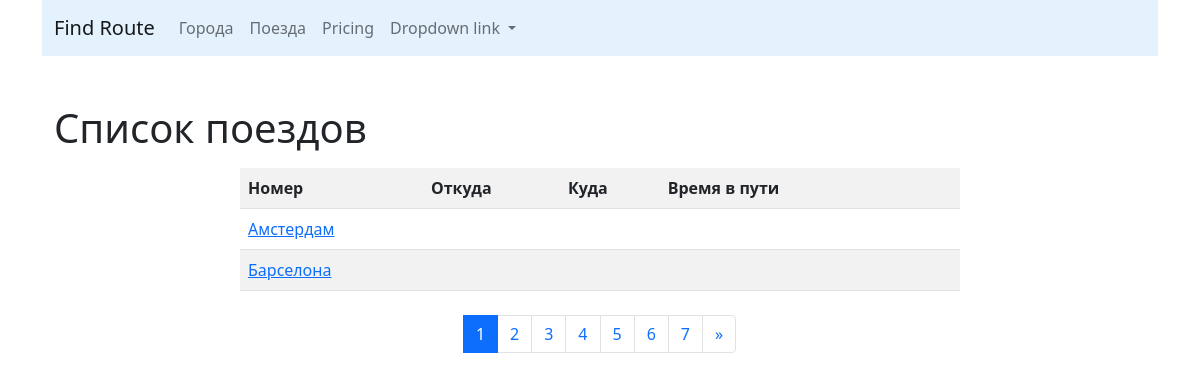
Before: / with the older database file.
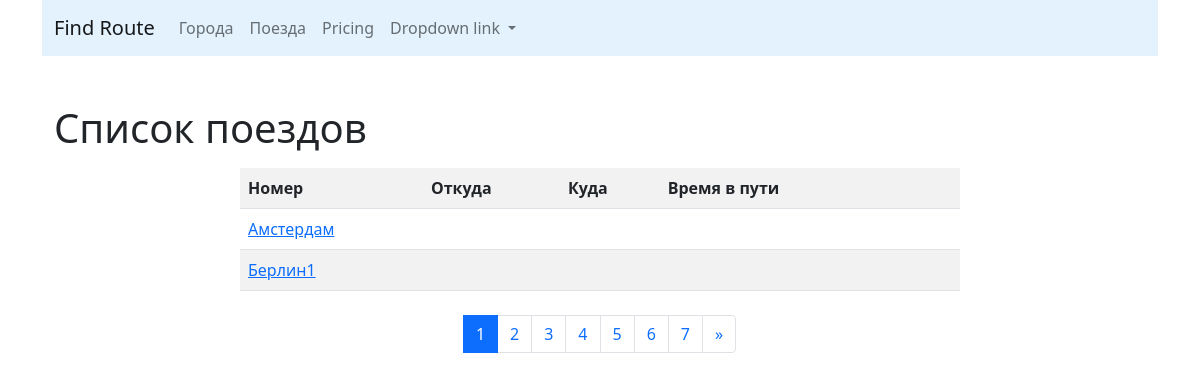
After: the same page with the newer database file.
### cities/models.py (models this page shows, shortened)
class City(models.Model):
    name = models.CharField(max_length=100, unique=True, verbose_name='Город')
    class Meta:
        verbose_name = 'Город'
        verbose_name_plural = 'Города'
        ordering = ['name']

### cities/views.py (the view)
# urls.py: path('', CityListView.as_view(), name='home'),
def home(request, pk=None):
    if request.method == "POST":
        form = CityForm(request.POST)
        if form.is_valid():
            print(form.cleaned_data)
            form.save()
    form = CityForm()
    qs = City.objects.all()
    lst = Paginator(qs, 2)
    page_number = request.GET.get('page')
    page_obj = lst.get_page(page_number)
    context = {'page_obj': page_obj, 'form': form}
    return render(request, 'trains/home.html', context)

### trains/templates/trains/home.html (shortened to what this page needs)
{% extends 'base.html' %}
{% block content %}
<h1>Список поездов</h1>
<div class="row ">
    <div class="col-md-8 mx-auto my-2">
        <table class="table table-striped">
            <tr>
                <th>Номер</th>
                <th>Откуда</th>
                <th>Куда</th>
                <th>Время в пути</th>
                <th>&nbsp;</th>
                <th>&nbsp;</th>
            </tr>
        {% for object in page_obj %}
            <tr>
                <td>
                    <a href="{% url 'trains:detail' pk=object.pk%}">{{object.name}}</a>
                </td>
                <td>{{object.from_city}}</td>
                <td>{{object.to_city}}</td>
                <td>{{object.travel_time}}</td>
                {% if user.is_authenticated%}
                <td>
                    <a href="{% url 'trains:update' pk=object.pk%}">
                        <button type="submit" class="btn btn-primary">Редактировать</button>
                    </a></td>
                <td>
                    <a href="{% url 'trains:delete' pk=object.pk%}">
                        <button type="submit" class="btn btn-danger">Удалить</button>
                    </a>
                </td>
                {% else %}
                <td>&nbsp;</td>
                <td>&nbsp;</td>
                {% endif %}
            </tr>
        {% endfor %}
        </table>
    </div>
</div>
<nav aria-label="Page navigation example">
  <ul class="pagination justify-content-center">
    {% for page in page_obj.paginator.page_range %}
        <li class="page-item {% if page == page_obj.number %} active {% endif %} ">
            <a class="page-link" href="?page={{page}}">
                {{ page }}
            </a>
        </li>
    {% endfor %}
    <li class="page-item">
        {% if page_obj.has_next %}
      <a class="page-link" href="?page={{ page_obj.paginator.num_pages }}" aria-label="Next">
        <span aria-hidden="true">&raquo;</span>
      </a>
        {% endif %}
    </li>
  </ul>
</nav>
{% endblock %}

Changed rows visible on the page:
removed City: name "Амстердам"
removed City: name "Барселона"
added City: name "Aмстердам"
now on this page (row edited): City: name "Берлин1"
